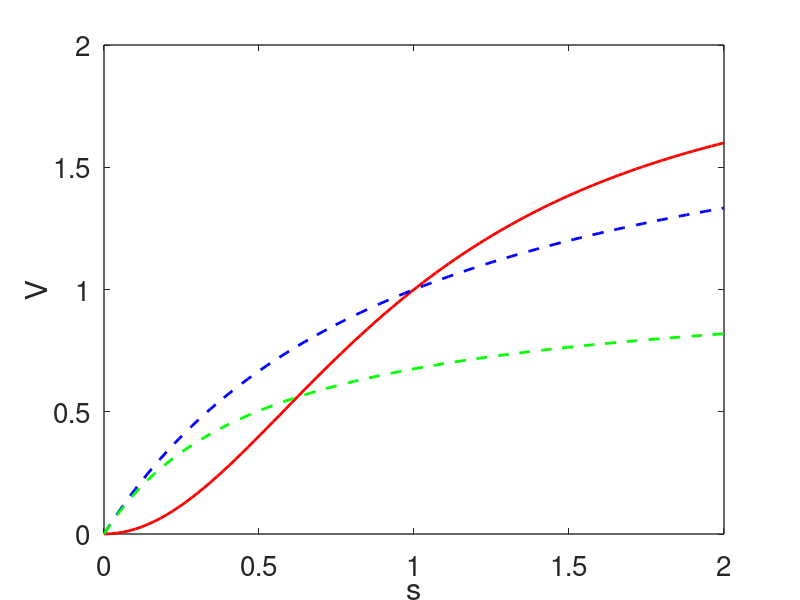

Write MATLAB code to recreate this figure.
%-------------------------------------------------------------------

% Matlab code for plotting the velocity of a cooperative enzyme.

% For Chapter 1, Fig. 1.4 of
% Keener and Sneyd, Mathematical Physiology, 3rd Edition, Springer.

% Written by James Keener and James Sneyd

%-------------------------------------------------------------------

close all
clear all
clc

set(0,                           ...
   'defaultaxesfontsize', 20,   ...
   'defaultaxeslinewidth', 1.0, ...
   'defaultlinelinewidth', 1.2, ...
   'defaultpatchlinewidth', 0.7);

e0 = 1; k2 = 1; k4 = 2;

s = linspace(0,2,100);
K1 = 1000; K2 = 0.001;
V = (k2*K2 + k4*s)*e0.*s./(K1*K2 + K2*s + s.^2);
plot(s,V,'r','LineWidth',2)
hold on

K1 = 0.5; K2 = 2;
V = (k2*K2 + k4*s)*e0.*s./(K1*K2 + K2*s + s.^2);
plot(s,V,'--b','LineWidth',2)

K1 = 0.5; K2 = 100;
V = (k2*K2 + k4*s)*e0.*s./(K1*K2 + K2*s + s.^2);
plot(s,V,'--g','LineWidth',2)

xlabel('s')
ylabel('V')
